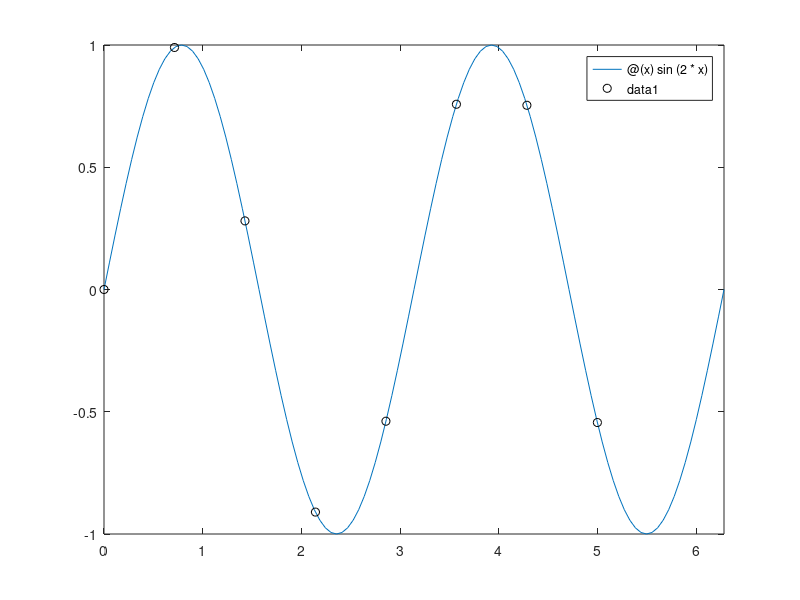

Recreate this plot in MATLAB. (Note: this script raises an error after producing the figure.)
nodes = linspace(-5, 5, 15);
f = @(x) sin(2*x);
fd= @(x) 2*cos(2*x);

#pkg load symbolic  
#syms x;  
#ff = f(x);  
#ffd = diff(ff, x) 
#der_values=ffd(nodes);

der_values=fd(nodes);
values = f(nodes);
fplot(f,[0,2*pi]);

hold on;
plot(nodes,values,'ok')

hi=@(x) Hermite_interp(nodes,values,der_values,x);
fplot(hi,[-5,5]);